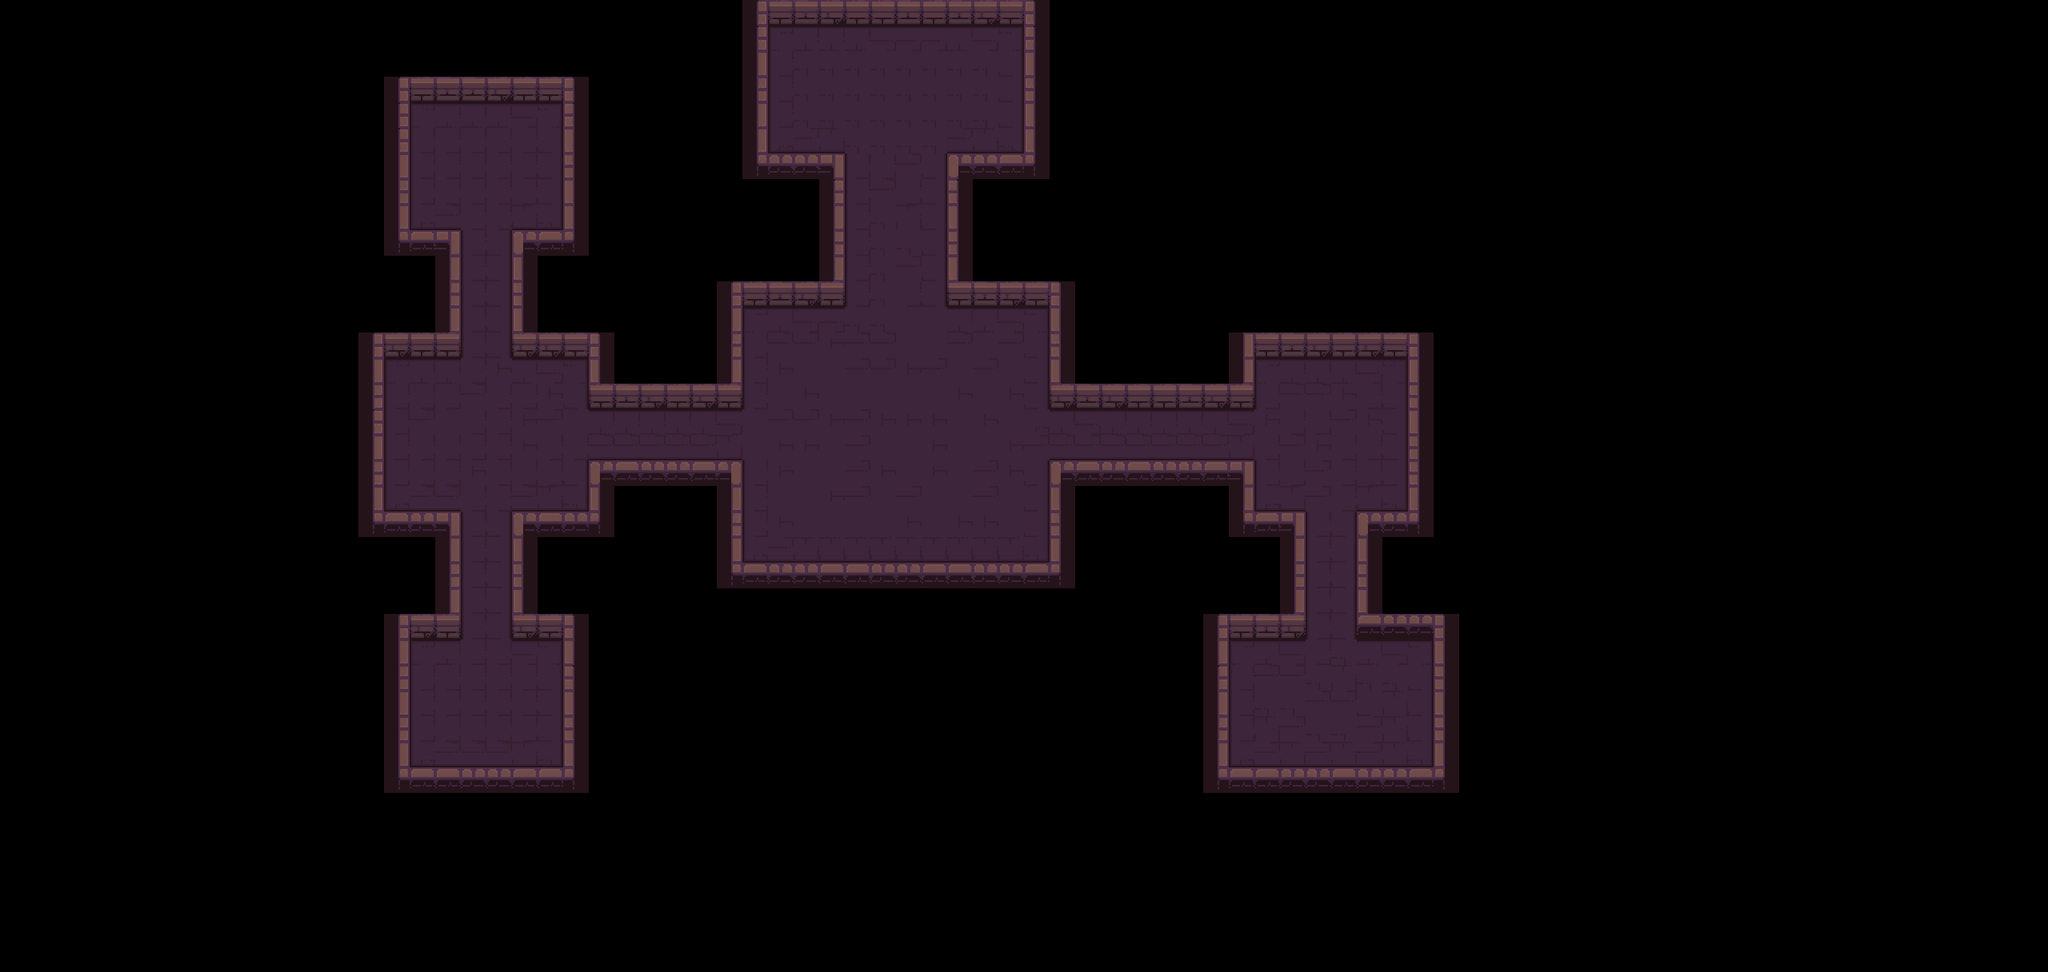

Rendered tile map (Tiled .tmx) drawn with the repository's tilesets; below, a short description and the full map source, tile grids included:
An orthogonal 80x38 tile map with 64x64 px tiles, 1 tile layer (Tile Layer 1).

<map version="1.10" tiledversion="1.11.2" orientation="orthogonal" renderorder="right-down" width="80" height="38" tilewidth="64" tileheight="64" infinite="0" nextlayerid="5" nextobjectid="1">
 <tileset firstgid="1" source="Dungeon_Tileset_main.tsx" />
 <layer id="4" name="Tile Layer 1" width="80" height="38">
  <data encoding="csv">
0,0,0,0,0,0,0,0,0,0,0,0,0,0,0,0,0,0,0,0,0,0,0,0,0,0,0,0,0,1,2,3,4,5,2,3,2,3,4,5,6,0,0,0,0,0,0,0,0,0,0,0,0,0,0,0,0,0,0,0,0,0,0,0,0,0,0,0,0,0,0,0,0,0,0,0,0,0,0,0,
0,0,0,0,0,0,0,0,0,0,0,0,0,0,0,0,0,0,0,0,0,0,0,0,0,0,0,0,0,1,12,13,13,13,14,14,14,13,14,15,6,0,0,0,0,0,0,0,0,0,0,0,0,0,0,0,0,0,0,0,0,0,0,0,0,0,0,0,0,0,0,0,0,0,0,0,0,0,0,0,
0,0,0,0,0,0,0,0,0,0,0,0,0,0,0,0,0,0,0,0,0,0,0,0,0,0,0,0,0,11,22,30,30,30,30,30,30,30,30,25,16,0,0,0,0,0,0,0,0,0,0,0,0,0,0,0,0,0,0,0,0,0,0,0,0,0,0,0,0,0,0,0,0,0,0,0,0,0,0,0,
0,0,0,0,0,0,0,0,0,0,0,0,0,0,0,1,2,3,3,4,5,5,6,0,0,0,0,0,0,21,22,30,30,30,30,30,30,30,30,25,26,0,0,0,0,0,0,0,0,0,0,0,0,0,0,0,0,0,0,0,0,0,0,0,0,0,0,0,0,0,0,0,0,0,0,0,0,0,0,0,
0,0,0,0,0,0,0,0,0,0,0,0,0,0,0,1,12,13,13,13,14,15,6,0,0,0,0,0,0,31,22,30,30,30,30,30,30,30,30,25,36,0,0,0,0,0,0,0,0,0,0,0,0,0,0,0,0,0,0,0,0,0,0,0,0,0,0,0,0,0,0,0,0,0,0,0,0,0,0,0,
0,0,0,0,0,0,0,0,0,0,0,0,0,0,0,1,22,17,17,17,17,25,16,0,0,0,0,0,0,31,32,33,34,30,30,30,30,33,34,35,36,0,0,0,0,0,0,0,0,0,0,0,0,0,0,0,0,0,0,0,0,0,0,0,0,0,0,0,0,0,0,0,0,0,0,0,0,0,0,0,
0,0,0,0,0,0,0,0,0,0,0,0,0,0,0,11,22,17,17,17,17,25,26,0,0,0,0,0,0,41,43,44,54,22,17,28,25,55,44,45,46,0,0,0,0,0,0,0,0,0,0,0,0,0,0,0,0,0,0,0,0,0,0,0,0,0,0,0,0,0,0,0,0,0,0,0,0,0,0,0,
0,0,0,0,0,0,0,0,0,0,0,0,0,0,0,21,22,17,17,17,17,25,36,0,0,0,0,0,0,0,0,0,1,22,28,17,25,6,0,0,0,0,0,0,0,0,0,0,0,0,0,0,0,0,0,0,0,0,0,0,0,0,0,0,0,0,0,0,0,0,0,0,0,0,0,0,0,0,0,0,
0,0,0,0,0,0,0,0,0,0,0,0,0,0,0,31,32,33,17,17,34,35,36,0,0,0,0,0,0,0,0,0,11,22,30,29,25,16,0,0,0,0,0,0,0,0,0,0,0,0,0,0,0,0,0,0,0,0,0,0,0,0,0,0,0,0,0,0,0,0,0,0,0,0,0,0,0,0,0,0,
0,0,0,0,0,0,0,0,0,0,0,0,0,0,0,41,42,54,22,25,55,45,46,0,0,0,0,0,0,0,0,0,21,22,30,30,25,26,0,0,0,0,0,0,0,0,0,0,0,0,0,0,0,0,0,0,0,0,0,0,0,0,0,0,0,0,0,0,0,0,0,0,0,0,0,0,0,0,0,0,
0,0,0,0,0,0,0,0,0,0,0,0,0,0,0,0,0,11,22,25,16,0,0,0,0,0,0,0,0,0,0,0,31,22,30,28,25,36,0,0,0,0,0,0,0,0,0,0,0,0,0,0,0,0,0,0,0,0,0,0,0,0,0,0,0,0,0,0,0,0,0,0,0,0,0,0,0,0,0,0,
0,0,0,0,0,0,0,0,0,0,0,0,0,0,0,0,0,21,22,25,26,0,0,0,0,0,0,0,1,2,3,4,5,22,30,17,25,2,3,4,5,6,0,0,0,0,0,0,0,0,0,0,0,0,0,0,0,0,0,0,0,0,0,0,0,0,0,0,0,0,0,0,0,0,0,0,0,0,0,0,
0,0,0,0,0,0,0,0,0,0,0,0,0,0,0,0,0,31,22,25,36,0,0,0,0,0,0,0,11,12,13,14,14,30,30,24,24,13,13,14,15,16,0,0,0,0,0,0,0,0,0,0,0,0,0,0,0,0,0,0,0,0,0,0,0,0,0,0,0,0,0,0,0,0,0,0,0,0,0,0,
0,0,0,0,0,0,0,0,0,0,0,0,0,0,1,4,5,5,22,25,4,4,5,6,0,0,0,0,21,22,28,28,23,28,28,24,24,28,24,28,25,26,0,0,0,0,0,0,31,2,3,4,5,4,5,6,0,0,0,0,0,0,0,0,0,0,0,0,0,0,0,0,0,0,0,0,0,0,0,0,
0,0,0,0,0,0,0,0,0,0,0,0,0,0,11,12,13,13,17,23,13,14,15,16,0,0,0,0,31,22,23,24,24,28,28,18,28,24,28,24,25,36,0,0,0,0,0,0,11,12,13,13,13,14,15,16,0,0,0,0,0,0,0,0,0,0,0,0,0,0,0,0,0,0,0,0,0,0,0,0,
0,0,0,0,0,0,0,0,0,0,0,0,0,0,21,22,17,17,28,17,17,18,25,2,3,4,5,4,5,22,24,18,24,24,24,24,24,18,24,18,25,4,3,4,2,2,3,4,2,22,28,28,18,17,25,26,0,0,0,0,0,0,0,0,0,0,0,0,0,0,0,0,0,0,0,0,0,0,0,0,
0,0,0,0,0,0,0,0,0,0,0,0,0,0,1,22,28,24,17,17,23,28,24,13,13,13,13,13,14,24,28,28,18,28,18,18,18,24,23,24,27,13,14,13,13,13,13,13,14,18,17,17,28,18,25,36,0,0,0,0,0,0,0,0,0,0,0,0,0,0,0,0,0,0,0,0,0,0,0,0,
0,0,0,0,0,0,0,0,0,0,0,0,0,0,11,22,17,17,17,17,23,17,17,33,33,33,33,33,34,24,18,18,24,28,24,24,18,24,24,18,28,33,33,33,33,33,33,33,34,17,28,18,17,17,25,26,0,0,0,0,0,0,0,0,0,0,0,0,0,0,0,0,0,0,0,0,0,0,0,0,
0,0,0,0,0,0,0,0,0,0,0,0,0,0,21,22,17,17,23,17,17,17,25,55,42,43,44,45,56,22,18,24,24,28,18,24,18,24,28,18,25,55,42,44,42,43,44,45,54,22,17,28,17,17,25,26,0,0,0,0,0,0,0,0,0,0,0,0,0,0,0,0,0,0,0,0,0,0,0,0,
0,0,0,0,0,0,0,0,0,0,0,0,0,0,31,32,33,33,17,17,33,34,35,36,0,0,0,0,11,22,24,24,18,28,24,28,24,24,28,24,25,16,0,0,0,0,0,0,31,32,34,28,17,34,35,36,0,0,0,0,0,0,0,0,0,0,0,0,0,0,0,0,0,0,0,0,0,0,0,0,
0,0,0,0,0,0,0,0,0,0,0,0,0,0,41,42,43,54,22,25,55,45,44,46,0,0,0,0,21,22,23,24,24,24,24,18,24,18,18,24,25,26,0,0,0,0,0,0,41,42,54,22,25,55,44,46,0,0,0,0,0,0,0,0,0,0,0,0,0,0,0,0,0,0,0,0,0,0,0,0,
0,0,0,0,0,0,0,0,0,0,0,0,0,0,0,0,0,11,22,25,16,0,0,0,0,0,0,0,31,32,33,34,34,34,34,34,34,34,34,34,35,36,0,0,0,0,0,0,0,0,11,22,25,16,0,0,0,0,0,0,0,0,0,0,0,0,0,0,0,0,0,0,0,0,0,0,0,0,0,0,
0,0,0,0,0,0,0,0,0,0,0,0,0,0,0,0,0,21,22,25,26,0,0,0,0,0,0,0,41,42,43,44,45,42,43,44,45,42,43,44,45,46,0,0,0,0,0,0,0,0,21,22,25,26,0,0,0,0,0,0,0,0,0,0,0,0,0,0,0,0,0,0,0,0,0,0,0,0,0,0,
0,0,0,0,0,0,0,0,0,0,0,0,0,0,0,0,0,31,22,25,36,0,0,0,0,0,0,0,0,0,0,0,0,0,0,0,0,0,0,0,0,0,0,0,0,0,0,0,0,0,31,22,25,36,0,0,0,0,0,0,0,0,0,0,0,0,0,0,0,0,0,0,0,0,0,0,0,0,0,0,
0,0,0,0,0,0,0,0,0,0,0,0,0,0,0,1,4,5,22,25,4,5,6,0,0,0,0,0,0,0,0,0,0,0,0,0,0,0,0,0,0,0,0,0,0,0,0,1,2,3,4,22,25,42,43,44,6,0,0,0,0,0,0,0,0,0,0,0,0,0,0,0,0,0,0,0,0,0,0,0,
0,0,0,0,0,0,0,0,0,0,0,0,0,0,0,11,12,13,17,17,14,15,16,0,0,0,0,0,0,0,0,0,0,0,0,0,0,0,0,0,0,0,0,0,0,0,0,11,12,13,14,17,30,13,14,15,16,0,0,0,0,0,0,0,0,0,0,0,0,0,0,0,0,0,0,0,0,0,0,0,
0,0,0,0,0,0,0,0,0,0,0,0,0,0,0,21,22,17,17,17,17,25,6,0,0,0,0,0,0,0,0,0,0,0,0,0,0,0,0,0,0,0,0,0,0,0,0,1,22,28,28,30,29,30,30,25,26,0,0,0,0,0,0,0,0,0,0,0,0,0,0,0,0,0,0,0,0,0,0,0,
0,0,0,0,0,0,0,0,0,0,0,0,0,0,0,31,22,17,17,17,17,25,16,0,0,0,0,0,0,0,0,0,0,0,0,0,0,0,0,0,0,0,0,0,0,0,0,11,22,30,30,28,28,20,29,25,36,0,0,0,0,0,0,0,0,0,0,0,0,0,0,0,0,0,0,0,0,0,0,0,
0,0,0,0,0,0,0,0,0,0,0,0,0,0,0,21,22,17,17,17,17,25,26,0,0,0,0,0,0,0,0,0,0,0,0,0,0,0,0,0,0,0,0,0,0,0,0,21,22,29,28,30,30,28,29,25,26,0,0,0,0,0,0,0,0,0,0,0,0,0,0,0,0,0,0,0,0,0,0,0,
0,0,0,0,0,0,0,0,0,0,0,0,0,0,0,31,32,33,33,33,34,35,36,0,0,0,0,0,0,0,0,0,0,0,0,0,0,0,0,0,0,0,0,0,0,0,0,31,32,33,34,33,34,33,34,35,36,0,0,0,0,0,0,0,0,0,0,0,0,0,0,0,0,0,0,0,0,0,0,0,
0,0,0,0,0,0,0,0,0,0,0,0,0,0,0,41,42,42,43,44,45,45,46,0,0,0,0,0,0,0,0,0,0,0,0,0,0,0,0,0,0,0,0,0,0,0,0,41,42,42,43,44,45,43,44,45,46,0,0,0,0,0,0,0,0,0,0,0,0,0,0,0,0,0,0,0,0,0,0,0,
0,0,0,0,0,0,0,0,0,0,0,0,0,0,0,0,0,0,0,0,0,0,0,0,0,0,0,0,0,0,0,0,0,0,0,0,0,0,0,0,0,0,0,0,0,0,0,0,0,0,0,0,0,0,0,0,0,0,0,0,0,0,0,0,0,0,0,0,0,0,0,0,0,0,0,0,0,0,0,0,
0,0,0,0,0,0,0,0,0,0,0,0,0,0,0,0,0,0,0,0,0,0,0,0,0,0,0,0,0,0,0,0,0,0,0,0,0,0,0,0,0,0,0,0,0,0,0,0,0,0,0,0,0,0,0,0,0,0,0,0,0,0,0,0,0,0,0,0,0,0,0,0,0,0,0,0,0,0,0,0,
0,0,0,0,0,0,0,0,0,0,0,0,0,0,0,0,0,0,0,0,0,0,0,0,0,0,0,0,0,0,0,0,0,0,0,0,0,0,0,0,0,0,0,0,0,0,0,0,0,0,0,0,0,0,0,0,0,0,0,0,0,0,0,0,0,0,0,0,0,0,0,0,0,0,0,0,0,0,0,0,
0,0,0,0,0,0,0,0,0,0,0,0,0,0,0,0,0,0,0,0,0,0,0,0,0,0,0,0,0,0,0,0,0,0,0,0,0,0,0,0,0,0,0,0,0,0,0,0,0,0,0,0,0,0,0,0,0,0,0,0,0,0,0,0,0,0,0,0,0,0,0,0,0,0,0,0,0,0,0,0,
0,0,0,0,0,0,0,0,0,0,0,0,0,0,0,0,0,0,0,0,0,0,0,0,0,0,0,0,0,0,0,0,0,0,0,0,0,0,0,0,0,0,0,0,0,0,0,0,0,0,0,0,0,0,0,0,0,0,0,0,0,0,0,0,0,0,0,0,0,0,0,0,0,0,0,0,0,0,0,0,
0,0,0,0,0,0,0,0,0,0,0,0,0,0,0,0,0,0,0,0,0,0,0,0,0,0,0,0,0,0,0,0,0,0,0,0,0,0,0,0,0,0,0,0,0,0,0,0,0,0,0,0,0,0,0,0,0,0,0,0,0,0,0,0,0,0,0,0,0,0,0,0,0,0,0,0,0,0,0,0,
0,0,0,0,0,0,0,0,0,0,0,0,0,0,0,0,0,0,0,0,0,0,0,0,0,0,0,0,0,0,0,0,0,0,0,0,0,0,0,0,0,0,0,0,0,0,0,0,0,0,0,0,0,0,0,0,0,0,0,0,0,0,0,0,0,0,0,0,0,0,0,0,0,0,0,0,0,0,0,0
</data>
 </layer>
</map>
